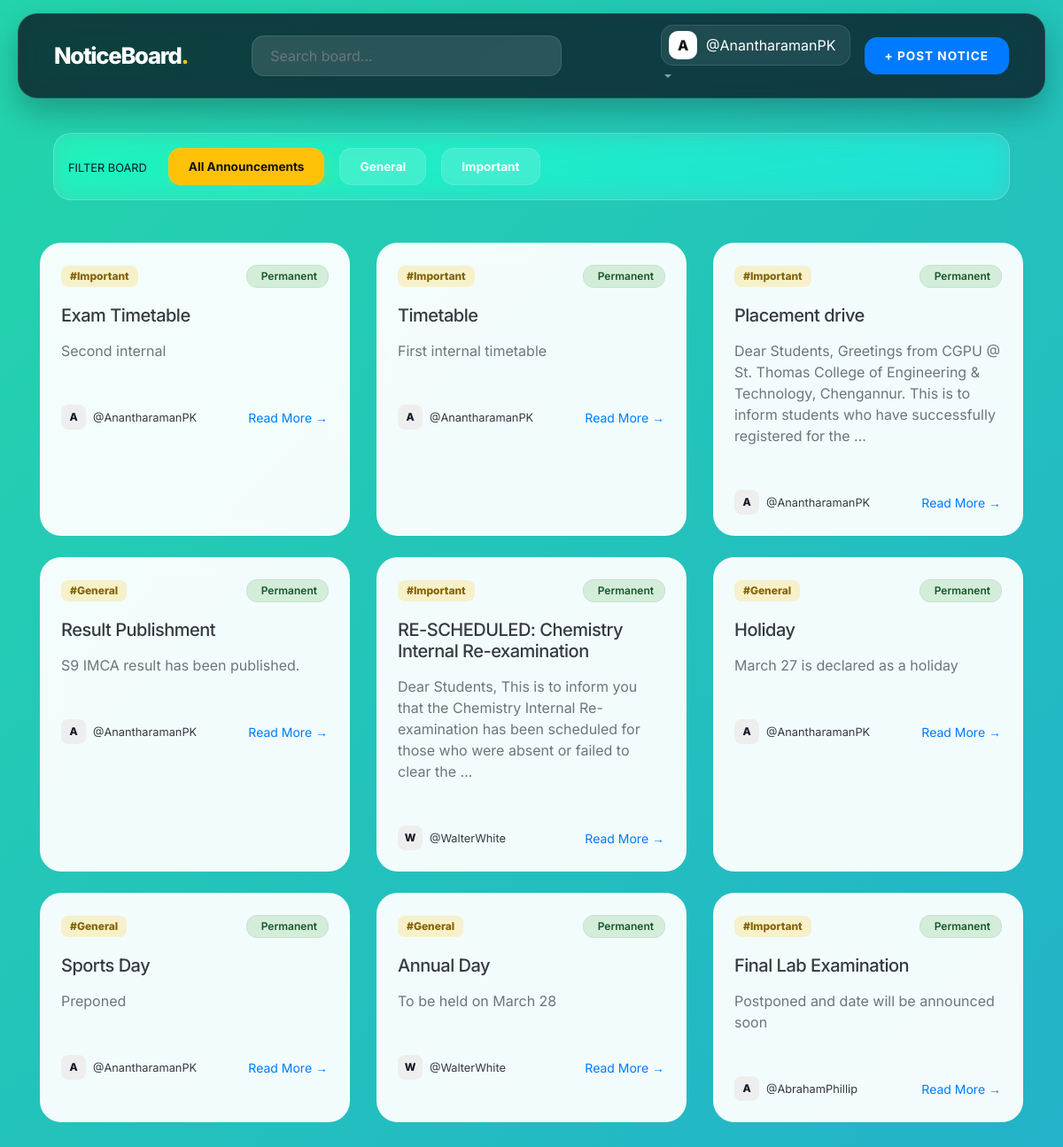
Page /notices/ (signed in) on the committed database.
### notices/models.py (models this page shows, shortened)
class Notice(models.Model):
    title = models.CharField(max_length=200)
    message = models.TextField()
    xpires_at = models.DateTimeField(null=True, blank=True) # ADD THIS LINE
    attachment = models.FileField(upload_to='notices/attachments/', null=True, blank=True)
    tags = models.CharField(max_length=100, null=True, blank=True)
    created_at = models.DateTimeField(auto_now_add=True)
    created_by = models.ForeignKey(User, related_name='notices', on_delete=models.CASCADE)
    expires_at = models.DateTimeField(null=True, blank=True) # ADD THIS LINE

### notices/views.py (the view)
# urls.py: path('', views.NoticeListView.as_view(), name='home'),
class NoticeListView(LoginRequiredMixin, ListView):
    model = Notice
    context_object_name = 'notices'
    template_name = 'notices/home.html'
    paginate_by = 10
    def get_queryset(self):
        now = timezone.now()
        queryset = Notice.objects.filter(
            Q(expires_at__gt=now) | Q(expires_at__isnull=True)
        ).order_by('-created_at')
        query = self.request.GET.get('q')
        if query:
            queryset = queryset.filter(
                Q(title__icontains=query) |
                Q(message__icontains=query)
            ).distinct()
        tag_filter = self.request.GET.get('tag')
        if tag_filter:
            queryset = queryset.filter(tags__icontains=tag_filter)
        return queryset
    def get_context_data(self, **kwargs):
        context = super().get_context_data(**kwargs)
        tag_queryset = Notice.objects.filter(tags__isnull=False).values_list('tags', flat=True)
        unique_tags = set()
        for t_str in tag_queryset:
            if t_str:
                unique_tags.update([t.strip() for t in t_str.split(',') if t.strip()])
        unique_tags.add("General")
        unique_tags.add("Important")
        context['all_tags'] = sorted(list(unique_tags))
        return context

### notices/templates/notices/home.html (shortened to what this page needs)
{% extends 'notices/base.html' %}
{% load static %}
{% block content %}
<div class="container-fluid mb-5 animate-fade-in">
    <div class="glass-tag-nav p-3 d-flex align-items-center">
        <div class="d-flex align-items-center">
            <div class="nav-label mr-4 d-none d-md-block">
                <span class="text-uppercase small font-weight-800 tracking-wider text-white-50">Filter Board</span>
            </div>
            <div class="tag-scroll-container d-flex align-items-center">
                <a href="{% url 'notices:home' %}" class="tag-pill {% if not request.GET.tag %}active{% endif %}">
                    All Announcements
                </a>
                {% for tag_name in all_tags %}
                    <a href="?tag={{ tag_name }}" class="tag-pill {% if request.GET.tag == tag_name %}active{% endif %}">
                        {{ tag_name }}
                    </a>
                {% endfor %}
            </div>
        </div>
    </div>
</div>
<div class="row animate-up">
    {% for notice in notices %}
        <div class="col-md-6 col-lg-4 mb-4">
            <div class="card glass-card h-100 shadow-sm border-0">
                <div class="card-body p-4 d-flex flex-column">
                    <div class="d-flex justify-content-between align-items-start mb-3">
                        <div class="tags-wrapper">
                            {% if notice.tags %}
                                {% for t in notice.tags.split %}
                                    <span class="badge badge-soft-warning mb-1">#{{ t|cut:"," }}</span>
                                {% endfor %}
                            {% endif %}
                        </div>
                        <div class="expiry-section">
                            {% if notice.expires_at %}
                                <span class="badge badge-timer">
                                    <i class="fas fa-clock mr-1"></i>
                                    {% if notice.is_active %}
                                        {{ notice.expires_at|timeuntil }}
                                    {% else %}
                                        <span class="text-danger font-weight-bold">Expired</span>
                                    {% endif %}
                                </span>
                            {% else %}
                                <span class="badge badge-permanent">
                                     Permanent
                                </span>
                            {% endif %}
                        </div>
                    </div>
                    <h5 class="card-title font-weight-800 text-dark mb-3" style="letter-spacing: -0.5px;">
                        {{ notice.title }}
                    </h5>
                    <p class="card-text text-muted flex-grow-1">
                        {{ notice.message|truncatewords:25 }}
                    </p>
                    <div class="d-flex justify-content-between align-items-center">
                        <div class="d-flex align-items-center">
                            <div class="avatar-sm mr-2">{{ notice.created_by.username|slice:":1"|upper }}</div>
                            <small class="font-weight-700 text-dark">@{{ notice.created_by.username }}</small>
                        </div>
                        <a href="{% url 'notices:notice_page' notice.id %}" class="btn btn-link btn-sm p-0 font-weight-700 text-primary">
                            Read More →
                        </a>
                    </div>
                </div>
            </div>
        </div>
    {% endfor %}
</div>
{% endblock %}

### notices/templates/notices/base.html (shortened to what this page needs)
{% load static %}
<!DOCTYPE html>
<html lang="en">
<head>
    <link rel="stylesheet" href="{% static 'css/bootstrap.min.css' %}">
</head>
<body>
    {% if user.is_authenticated %}
    <nav class="navbar navbar-expand-lg navbar-dark sticky-top">
        <div class="container-fluid">
            <a class="navbar-brand" href="{% url 'notices:home' %}">
                NoticeBoard<span style="color: var(--accent-color);">.</span>
            </a>
            <div class="collapse navbar-collapse" id="mainMenu">
                <div class="mx-auto mt-3 mt-lg-0 search-wrapper">
                    <form action="{% url 'notices:home' %}" method="GET" autocomplete="off">
                        <input id="search-input" name="q" class="form-control" type="text"
                               placeholder="Search board..." value="{{ request.GET.q }}">
                    </form>
                </div>
                <ul class="navbar-nav ml-auto align-items-center mt-3 mt-lg-0">
                    <li class="nav-item dropdown mr-lg-3">
                        <a class="nav-link dropdown-toggle p-0" href="#" id="userMenu" data-toggle="dropdown">
                            <div class="user-profile-box">
                                <div class="avatar-circle">{{ user.username|first|upper }}</div>
                                <span class="text-white font-weight-600">@{{ user.username }}</span>
                            </div>
                        </a>
                    </li>
                    {% if user.is_staff %}
                        <li class="nav-item">
                            <a href="{% url 'notices:new_notice' %}" class="btn btn-primary btn-nav-custom">+ Post Notice</a>
                        </li>
                    {% endif %}
                </ul>
            </div>
        </div>
    </nav>
    {% endif %}
    <div class="main-wrapper container pb-5 mt-4">
        {% block content %}{% endblock %}
    </div>
</body>
</html>

### notices/templates/notices/base.html (style rules this page uses)
:root { --glass-bg: rgba(255, 255, 255, 0.85); --glass-border: rgba(255, 255, 255, 0.4); --primary-dark: #111827; --accent-color: #ffc107; --portal-blue: #007bff; }
body { font-family: 'Inter', sans-serif; color: var(--primary-dark); -webkit-font-smoothing: antialiased; background: linear-gradient(-45deg, #ee7752, #e73c7e, #23a6d5, #23d5ab); background-size: 400% 400%; animation: gradientShift 15s ease infinite; min-height: 100vh; margin: 0; display: flex; flex-direction: column; }
.navbar { margin: 15px 20px; border-radius: 22px; background: rgba(17, 24, 39, 0.82) !important; backdrop-filter: blur(20px) saturate(180%); border: 1px solid rgba(255, 255, 255, 0.1) !important; box-shadow: 0 15px 35px rgba(0, 0, 0, 0.25); padding: 12px 25px; }
.navbar-brand { font-weight: 800; letter-spacing: -0.05em; font-size: 1.6rem; color: white !important; }
.search-wrapper { position: relative; width: 350px; }
#search-input { background: rgba(255, 255, 255, 0.12) !important; border: 1px solid rgba(255, 255, 255, 0.1); color: white !important; border-radius: 14px; padding: 10px 20px; width: 100%; transition: all 0.3s ease; }
.user-profile-box { display: flex; align-items: center; background: rgba(255, 255, 255, 0.08); padding: 6px 15px 6px 8px; border-radius: 14px; border: 1px solid rgba(255, 255, 255, 0.1); }
.avatar-circle { width: 32px; height: 32px; background: white; color: #111; border-radius: 10px; display: inline-flex; align-items: center; justify-content: center; font-weight: 800; margin-right: 10px; }
.btn-nav-custom { border-radius: 14px; font-weight: 700; padding: 10px 22px; text-transform: uppercase; font-size: 0.85rem; letter-spacing: 1px; transition: all 0.3s ease; }
.main-wrapper { flex: 1; display: flex; flex-direction: column; }

### notices/templates/notices/home.html (style rules this page uses)
.animate-up { animation: fadeInUp 0.8s cubic-bezier(0.2, 0.8, 0.2, 1); }
.glass-tag-nav { background: rgba(255, 255, 255, 0.12) !important; backdrop-filter: blur(15px) saturate(180%); border: 1px solid rgba(255, 255, 255, 0.2) !important; border-radius: 20px; }
.tag-scroll-container { overflow-x: auto; white-space: nowrap; gap: 12px; scrollbar-width: none; }
.tag-pill { display: inline-flex; padding: 10px 22px; background: rgba(255, 255, 255, 0.15); border: 1px solid rgba(255, 255, 255, 0.1); border-radius: 14px; color: white !important; font-weight: 700; font-size: 0.85rem; text-decoration: none !important; transition: 0.3s; margin-right: 5px; }
.tag-pill.active { background: #ffc107 !important; color: #111 !important; box-shadow: 0 8px 20px rgba(255, 193, 7, 0.3); }
.glass-card { background: rgba(255, 255, 255, 0.95) !important; backdrop-filter: blur(10px); border-radius: 24px !important; transition: transform 0.3s ease, box-shadow 0.3s ease; }
.badge-soft-warning { background: rgba(255, 193, 7, 0.2); color: #856404; font-weight: 800; font-size: 0.75rem; padding: 6px 10px; border-radius: 8px; }
.avatar-sm { width: 28px; height: 28px; background: #eee; border-radius: 8px; display: flex; align-items: center; justify-content: center; font-size: 0.75rem; font-weight: 800; }
.badge-permanent { background: #d4edda !important; border: 1px solid #c3e6cb; color: #155724 !important; padding: 6px 12px; border-radius: 12px; font-size: 0.75rem; font-weight: 600; }

### rows in the picture
Notice: split "Important", shows "Permanent", title "Exam Timetable", message "Second internal", created_by.username "A", created_by.username "AnantharamanPK"
Notice: split "Important", shows "Permanent", title "Timetable", message "First internal timetable", created_by.username "A", created_by.username "AnantharamanPK"
Notice: split "Important", shows "Permanent", title "Placement drive", message "Dear Students, Greetings from CGPU @ St. Thomas College of Engineering & Technology, Chengannur. This is to inform students who have successfully registered for the …", created_by.username "A", created_by.username "AnantharamanPK"
Notice: split "General", shows "Permanent", title "Result Publishment", message "S9 IMCA result has been published.", created_by.username "A", created_by.username "AnantharamanPK"
Notice: split "Important", shows "Permanent", title "RE-SCHEDULED: Chemistry Internal Re-examination", message "Dear Students, This is to inform you that the Chemistry Internal Re-examination has been scheduled for those who were absent or failed to clear the …", created_by.username "W", created_by.username "WalterWhite"
Notice: split "General", shows "Permanent", title "Holiday", message "March 27 is declared as a holiday", created_by.username "A", created_by.username "AnantharamanPK"
Notice: split "General", shows "Permanent", title "Sports Day", message "Preponed", created_by.username "A", created_by.username "AnantharamanPK"
Notice: split "General", shows "Permanent", title "Annual Day", message "To be held on March 28", created_by.username "W", created_by.username "WalterWhite"
Notice: split "Important", shows "Permanent", title "Final Lab Examination", message "Postponed and date will be announced soon", created_by.username "A", created_by.username "AbrahamPhillip"

### other values in the picture
{{ user.username|first|upper }} "A"
{{ user.username }} "AnantharamanPK"
{{ tag_name }} "General" "Important"
